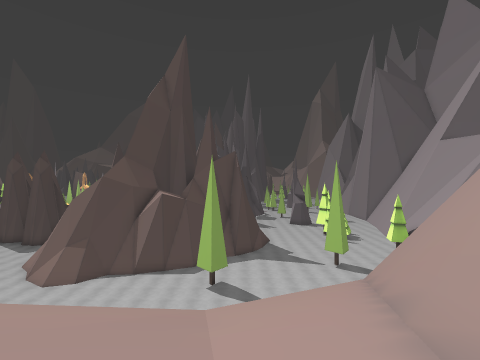
View 1 (above)

24 first-person views from a walk through a scene from a Unity 3-D project. The camera is 1.2 m above the floor, looks level and sees 90° across. The floor is counted in squares, 2 m on a side. Each view is taken from the middle of a square. On the plan, view 1 faces up. The plan holds only what a view shows up to about 9 squares ahead; the rest is blank. The place goes on beyond the plan.

View 2
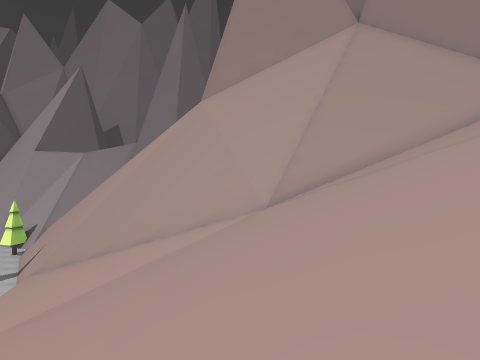

View 3
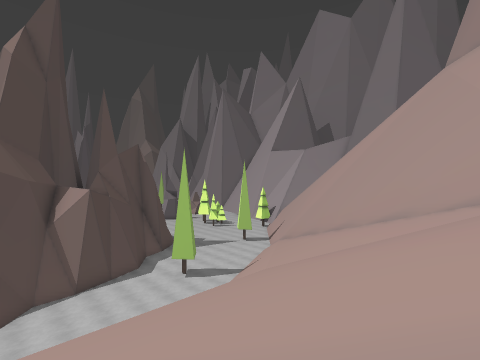

View 4
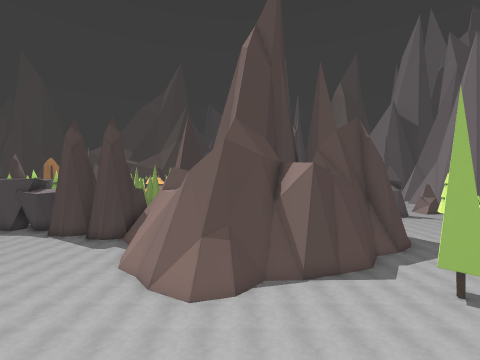

View 5
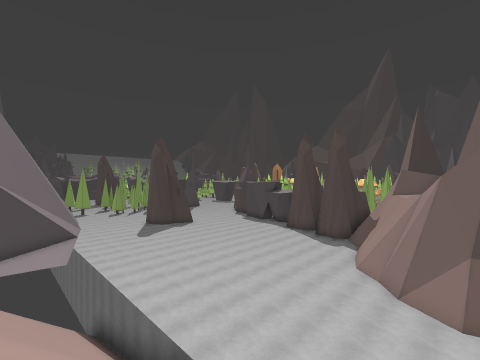

View 6
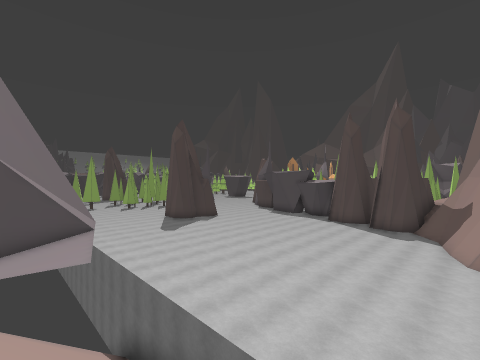

View 7
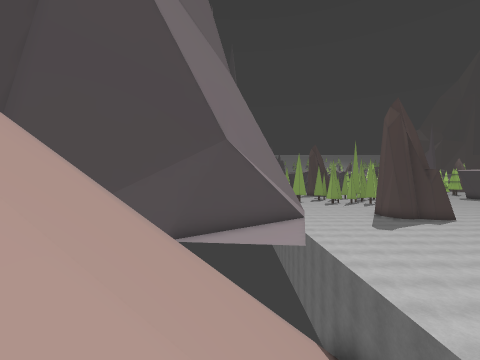

View 8
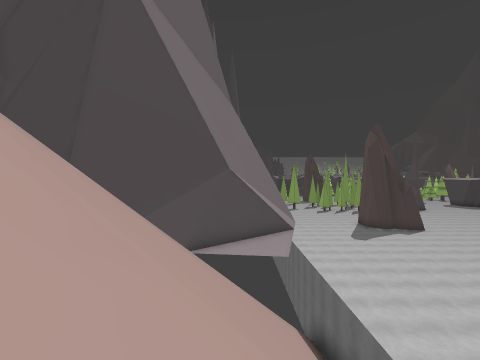

View 9
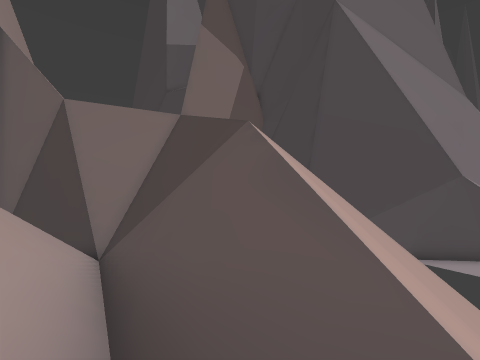

View 10
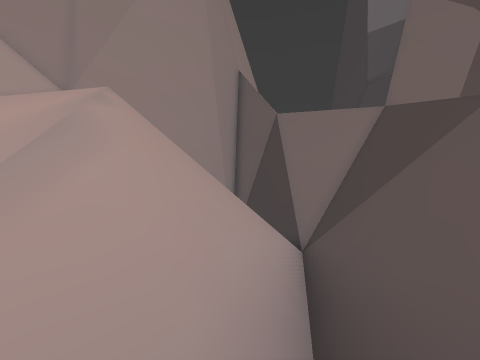

View 11
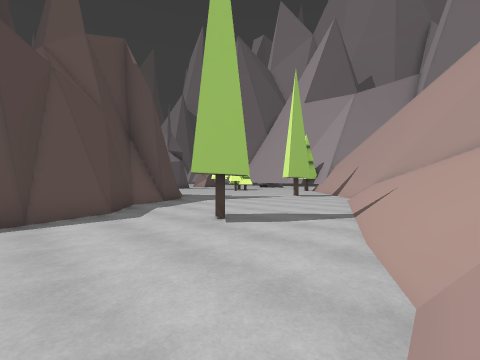

View 12
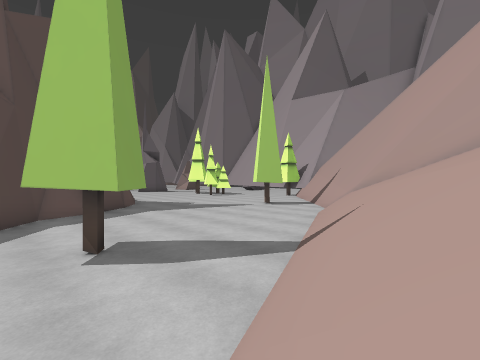

View 13
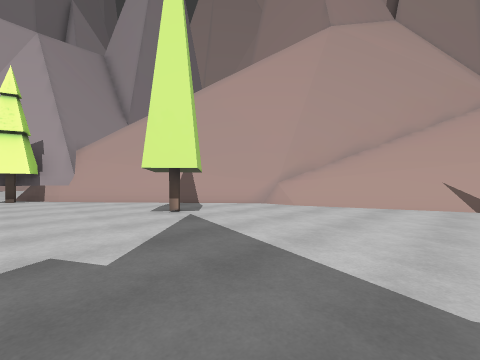

View 14
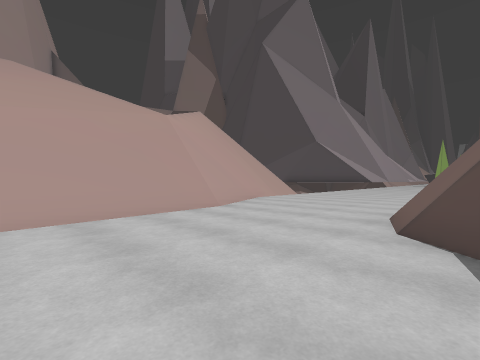

View 15
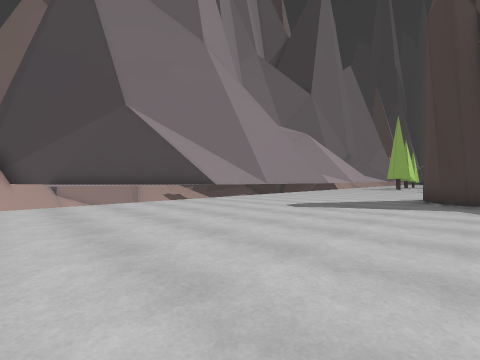

View 16
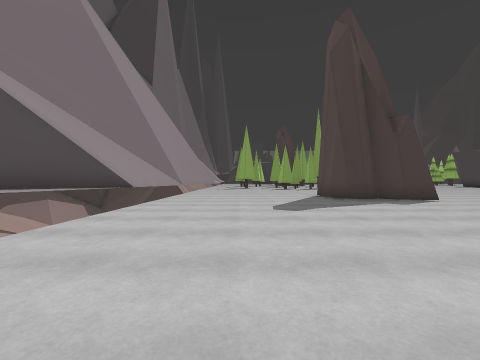

View 17
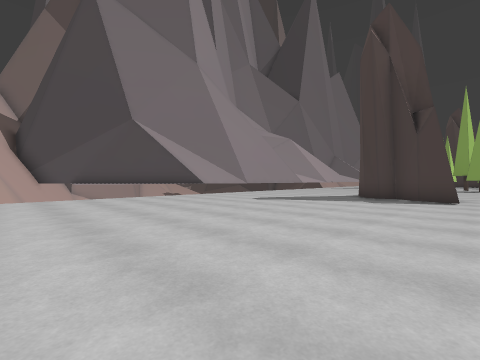

View 18
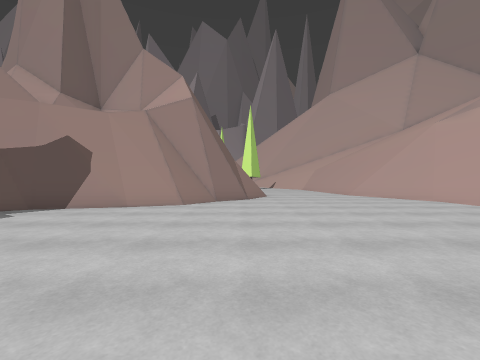

View 19
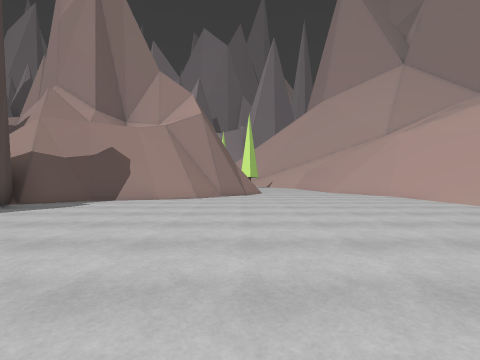

View 20
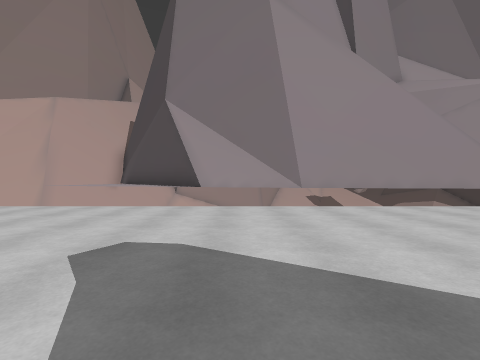

View 21
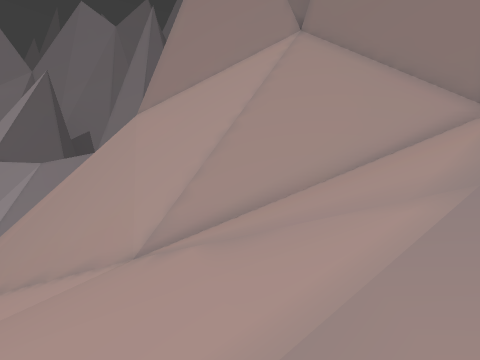

View 22
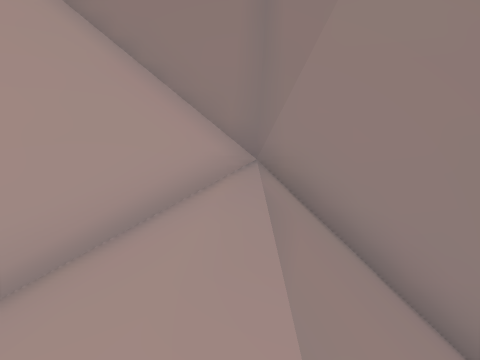

View 23
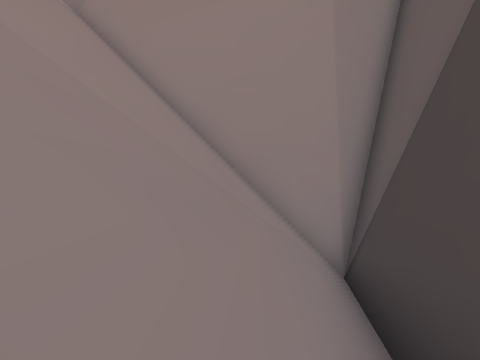

View 24
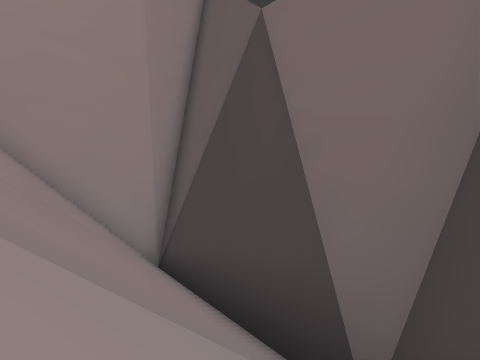

### Floor plan
Key: @ floor where view 1 was taken; # wall or solid block; . floor; / step, stairs or slope; = window, fence, low wall or low ledge; ^ raised ledge; v drop or lower ground; T tree.
Columns run from 26 left of view 1 to 10 right of it. Each row starts with its distance up from view 1.
 15  ..        ...##         ##.........T
 14  ..............#        ##.........##
 13  ##............##     ###......T...##
 12  #..............## ####........#.###
 11 ##...............###.....T......###
 10 .........................T..../##
  9 ............................///#^
  8 .........................//////^
  7 ....................//////////#^
  6 ####.............////// //////#
  5    ##^^^#//// ///////////////##
  4      #^^/////////////////////#
  3       ^^^v//////////////////##
  2       ^#^vv//////=//////////#
  1        #vv /////v#/////////#^
  0        #vv v///v##////////@#^
 -1        ##v  v/ v#//////////#
 -2         #v   #v #//////////#
 -3         #v  #####//////////#
 -4         ##  #####//////////^
 -5             #  #////   ////^
 -6                #///     ///#
 -7                #///////////#
 -8                #///////////#
 -9                 #//////////#
-10                 ^////////##
-11                  #/////##^
-12                  ^///##^
-13                   ###^

Positions as (right, up) in squares from view 1, and headings:
1: (0, 0), facing up
2: (-6, 0), facing right
3: (-7, 1), facing up-right
4: (-7, 4), facing up
5: (-8, 3), facing up-left
6: (-11, 3), facing up-left
7: (-12, 3), facing left
8: (-10, 3), facing left
9: (-8, 3), facing down-left
10: (-8, 3), facing down
11: (-4, 7), facing up-right
12: (-2, 7), facing up-right
13: (1, 15), facing down-right
14: (-4, 11), facing down-left
15: (-17, 12), facing down-left
16: (-17, 8), facing left
17: (-16, 14), facing down-left
18: (-17, 11), facing right
19: (-19, 11), facing right
20: (-23, 11), facing down
21: (-5, -3), facing right
22: (-2, -6), facing down-right
23: (-10, -7), facing down-right
24: (-10, -6), facing down
